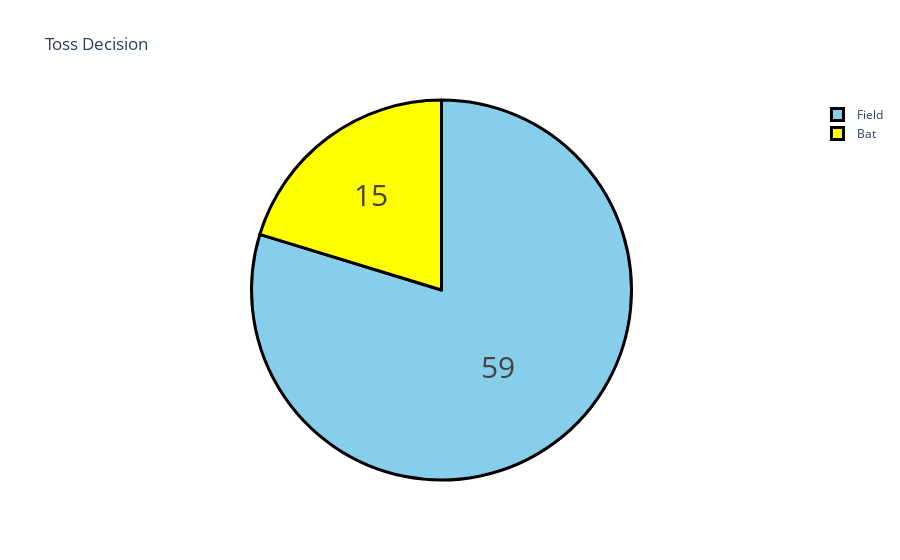

Notebook code cell kept with this figure:
### Code cell
#what most teams prefer (batting or fielding) after winning the toss:
toss = data["toss_decision"].value_counts()
label = toss.index
counts = toss.values
colors = ['skyblue','yellow']

fig = go.Figure(data=[go.Pie(labels=label, values=counts)])
fig.update_layout(title_text='Toss Decision')
fig.update_traces(hoverinfo='label+percent', 
textinfo='value', textfont_size=30,
marker=dict(colors=colors, 
line=dict(color='black', width=3)))
fig.show()

### Figure 1 — Plotly figure (JSON) as saved in the notebook; plotly's stock layout.template omitted (floating-point values rounded to 4 significant figures)
{"data": [{"hoverinfo": "label+percent", "labels": ["Field", "Bat"], "marker": {"colors": ["skyblue", "yellow"], "line": {"color": "black", "width": 3}}, "textfont": {"size": 30}, "textinfo": "value", "type": "pie", "values": [59, 15]}], "layout": {"title": {"text": "Toss Decision"}}}
